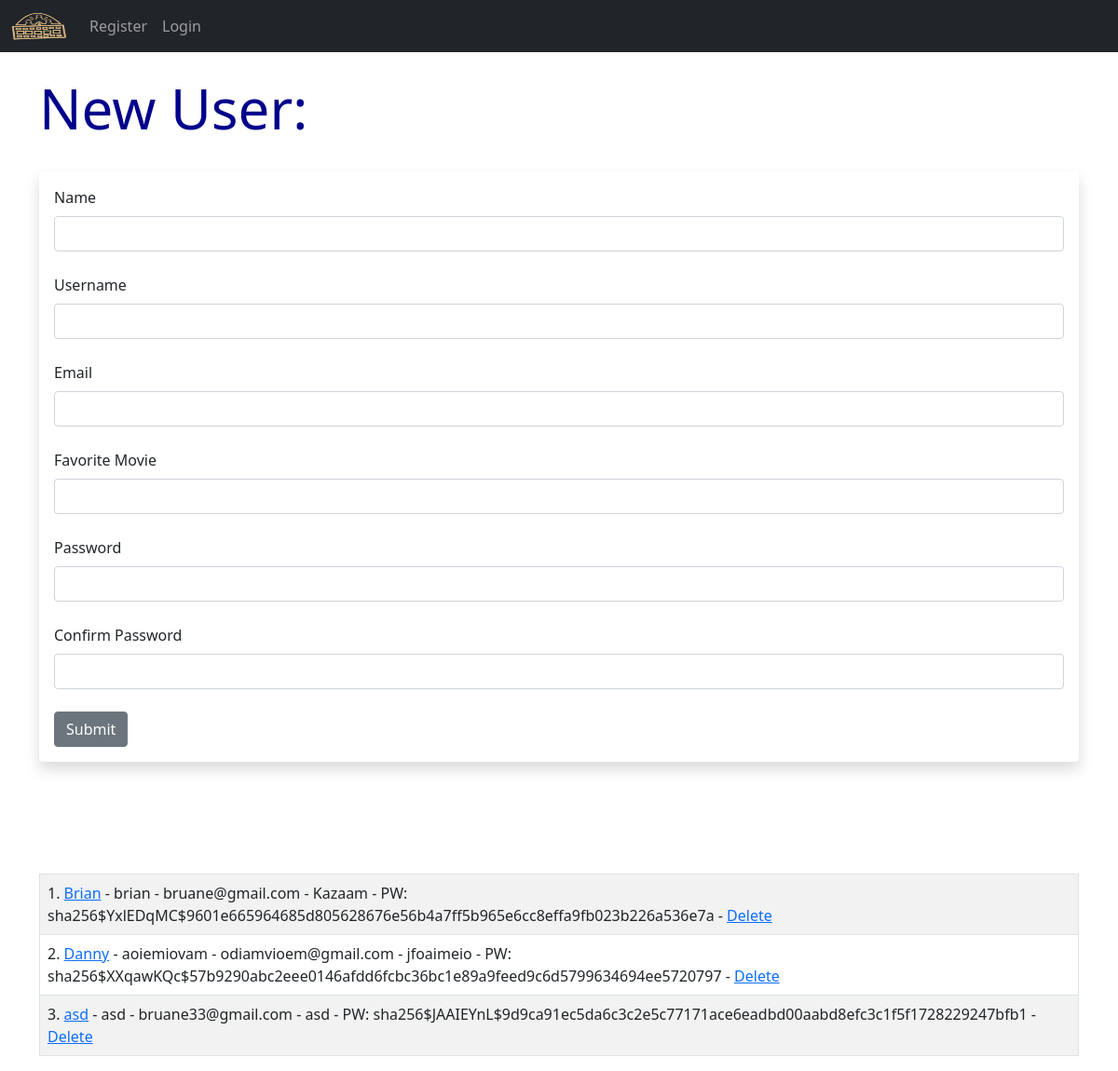
The page /user/add on the database as committed earlier.
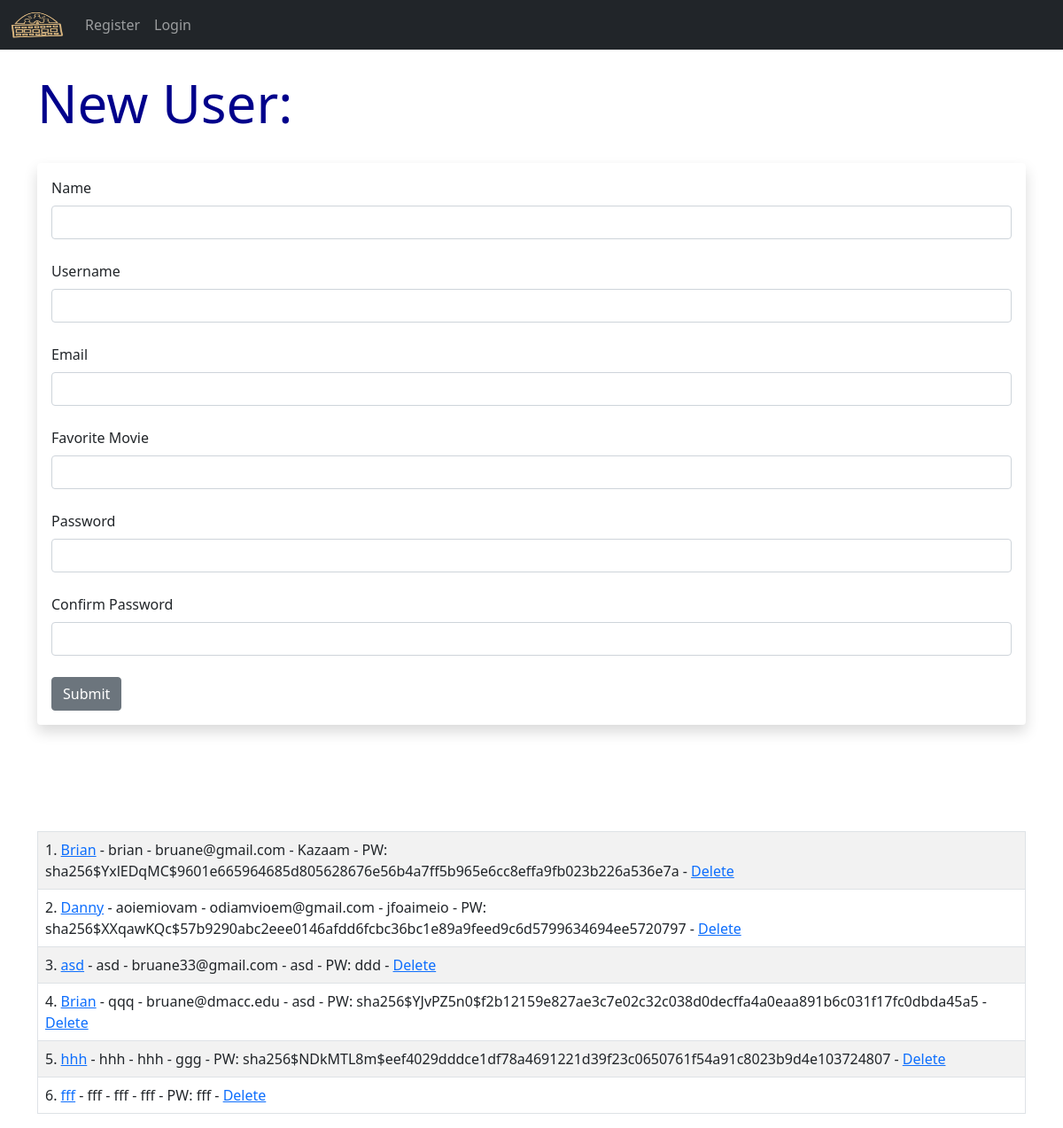
The same page on the database as committed later.
### app.py (models this page shows, shortened)
class Users(db.Model, UserMixin):
    id = db.Column(db.Integer, primary_key=True)
    username = db.Column(db.String(20), nullable=False, unique=True)
    name = db.Column(db.String(200), nullable=False)
    email = db.Column(db.String(120), nullable=False, unique=True)
    favorite_movie = db.Column(db.String(120))
    about_author = db.Column(db.Text(), nullable=True)
    date_added = db.Column(db.DateTime, default=datetime.utcnow)
    profile_pic = db.Column(db.String(), nullable=True)
    password_hash = db.Column(db.String(128))
    posts = db.relationship('Posts', backref='poster')
    @property
    def password(self):
        raise AttributeError('password is not a readable attribute!')

### app.py (the view, shortened to what this page needs)
@app.route('/user/add', methods=['GET', 'POST'])
def add_user():
    name = None
    form = UserForm()
    our_users = Users.query.order_by(Users.date_added)
    return render_template("add_user.html",
                           form=form,
                           name=name,
                           our_users=our_users)

### webforms.py
class UserForm(FlaskForm):
    name = StringField("Name", validators=[DataRequired()])
    username = StringField("Username", validators=[DataRequired()])
    email = StringField("Email", validators=[DataRequired()])
    favorite_movie = StringField("Favorite Movie")
    about_author = TextAreaField("About Author")
    password_hash = PasswordField('Password', validators=[DataRequired(), EqualTo(
        'password_hash2', message='Password Needs To Match!')])
    password_hash2 = PasswordField(
        'Confirm Password', validators=[DataRequired()])
    profile_pic = FileField("Profile Pic")
    submit = SubmitField("Submit")

class SearchForm(FlaskForm):
    searched = StringField("Searched", validators=[DataRequired()])
    password_hash = PasswordField('Password', validators=[DataRequired(), EqualTo(
        'password_hash2', message='Passwords Must Match!')])
    password_hash2 = PasswordField(
        'Confirm Password', validators=[DataRequired()])
    submit = SubmitField("Submit")

### app.py (called while the page is built)
@app.context_processor
def base():
    form = SearchForm()
    return dict(form=form)

### templates/add_user.html (shortened to what this page needs)
{% extends 'base.html' %} {% block content %}  {% if name %}
<h1>User Added!</h1>
<br /><br />
<table class="table table-hover table-bordered table-striped">
  {% for our_user in our_users %}
  <tr>
    <td>
      {{ our_user.id }}.
      <a href="{{ url_for('update', id=our_user.id)}}">{{ our_user.name }}</a> -
      {{ our_user.email }} - {{ our_user.favorite_movie }} -
      <a href="{{ url_for('delete', id=our_user.id)}}">Delete</a>
    </td>
  </tr>
  {% endfor %}
</table>
{% else %}
<h1>New User:</h1>
<br />
<div class="shadow p-3 mb-5 bg-body rounded">
  <form method="POST">
    {{ form.hidden_tag() }} {{ form.name.label(class="form-label") }} {{
    form.name(class="form-control") }}
    <br />
    {{ form.username.label(class="form-label") }} {{
    form.username(class="form-control") }}
    <br />
    {{ form.email.label(class="form-label") }} {{
    form.email(class="form-control") }}
    <br />
    {{ form.favorite_movie.label(class="form-label") }} {{
    form.favorite_movie(class="form-control") }}
    <br />
    {{ form.password_hash.label(class="form-label") }} {{
    form.password_hash(class="form-control") }}
    <br />
    {{ form.password_hash2.label(class="form-label") }} {{
    form.password_hash2(class="form-control") }}
    <br />
    {{ form.submit(class="btn btn-secondary") }}
  </form>
</div>
<br /><br /><br />
<table class="table table-hover table-bordered table-striped">
  {% for our_user in our_users %}
  <tr>
    <td>
      {{ our_user.id }}.
      <a href="{{ url_for('update', id=our_user.id)}}">{{ our_user.name }}</a> -
      {{our_user.username }} - {{ our_user.email }} - {{ our_user.favorite_movie
      }} - PW: {{ our_user.password_hash }} -
      <a href="{{ url_for('delete', id=our_user.id)}}">Delete</a>
    </td>
  </tr>
  {% endfor %}
</table>
{% endif %} {% endblock %}

### templates/base.html (shortened to what this page needs)
<!DOCTYPE html>
<html lang="en">
  <head>
    <link
      href="https://cdn.jsdelivr.net/npm/bootstrap@5.0.0-beta1/dist/css/bootstrap.min.css"
      rel="stylesheet"
    />
    <link
      href="{{ url_for('static', filename='css/style.css') }}"
      rel="stylesheet"
    />
  </head>
  <body>
    {% include 'navbar.html' %}
    <br />
    <div class="container">{% block content %} {% endblock %}</div>
  </body>
</html>

### templates/navbar.html (shortened to what this page needs)
<nav class="navbar navbar-expand-lg navbar-dark bg-dark">
  <div class="container-fluid">
    <a href="{{url_for('index')}}"><img class="navbar-brand" src="/static/images/head.png" alt="CinnaBuddy" style="width:60px;height:40px;"></a>
    <div class="collapse navbar-collapse" id="navbarSupportedContent">
      <ul class="navbar-nav me-auto mb-2 mb-lg-0">
        {% if current_user.is_authenticated %}
        <li class="nav-item">
          <a class="nav-link" href="{{ url_for('dashboard')}}">Dashboard</a>
        </li>
        {% if current_user.id == 1 %}
        <li class="nav-item">
          <a class="nav-link" href="{{ url_for('admin')}}">Admin</a>
        </li>
        {% endif %}
        <li class="nav-item">
          <a class="nav-link" href="{{ url_for('logout')}}">Logout</a>
        </li>
        {% else %}
        <li class="nav-item">
          <a class="nav-link" href="{{ url_for('add_user')}}">Register</a>
        </li>
        <li class="nav-item">
          <a class="nav-link" href="{{ url_for('login')}}">Login</a>
        </li>
        {% endif %}
      </ul>
    </div>
  </div>
</nav>

### static/css/style.css (style rules this page uses)
h1 { color: darkblue; font-size:60px; }
body { background: #000000; background: url("/static/images/logo.png"); }

Rows that differ between the two databases and show on the page:
changed Users "bruane33@gmail.com": password_hash "sha256$JAAIEYnL$9d9ca91ec5da6c3c2e5c77171ace6eadbd00aabd8efc3c1f5f1728229247bfb1" → "ddd"
added Users: id "4", name "Brian", username "qqq", email "bruane@dmacc.edu", favorite_movie "asd", password_hash "sha256$YJvPZ5n0$f2b12159e827ae3c7e02c32c038d0decffa4a0eaa891b6c031f17fc0dbda45a5"
added Users: id "5", name "hhh", username "hhh", email "hhh", favorite_movie "ggg", password_hash "sha256$NDkMTL8m$eef4029dddce1df78a4691221d39f23c0650761f54a91c8023b9d4e103724807"
added Users: id "6", name "fff", username "fff", email "fff", favorite_movie "fff", password_hash "fff"
